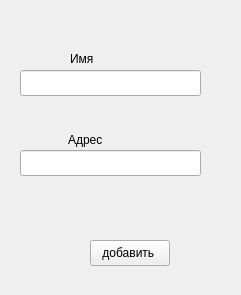
<?xml version="1.0" encoding="UTF-8"?>
<ui version="4.0">
 <class>Form</class>
 <widget class="QWidget" name="Form">
  <property name="geometry">
   <rect>
    <x>0</x>
    <y>0</y>
    <width>241</width>
    <height>295</height>
   </rect>
  </property>
  <property name="windowTitle">
   <string>добавление поставщика </string>
  </property>
  <widget class="QPushButton" name="pushButton_provader">
   <property name="geometry">
    <rect>
     <x>90</x>
     <y>240</y>
     <width>80</width>
     <height>26</height>
    </rect>
   </property>
   <property name="text">
    <string>добавить </string>
   </property>
  </widget>
  <widget class="QLabel" name="label">
   <property name="geometry">
    <rect>
     <x>70</x>
     <y>50</y>
     <width>59</width>
     <height>18</height>
    </rect>
   </property>
   <property name="text">
    <string>Имя</string>
   </property>
  </widget>
  <widget class="QLabel" name="label_2">
   <property name="geometry">
    <rect>
     <x>68</x>
     <y>130</y>
     <width>61</width>
     <height>20</height>
    </rect>
   </property>
   <property name="text">
    <string>Адрес</string>
   </property>
  </widget>
  <widget class="QLineEdit" name="lineEdit_add">
   <property name="geometry">
    <rect>
     <x>20</x>
     <y>70</y>
     <width>181</width>
     <height>26</height>
    </rect>
   </property>
  </widget>
  <widget class="QLineEdit" name="lineEdit_add2">
   <property name="geometry">
    <rect>
     <x>20</x>
     <y>150</y>
     <width>181</width>
     <height>26</height>
    </rect>
   </property>
  </widget>
 </widget>
 <resources/>
 <connections/>
</ui>
